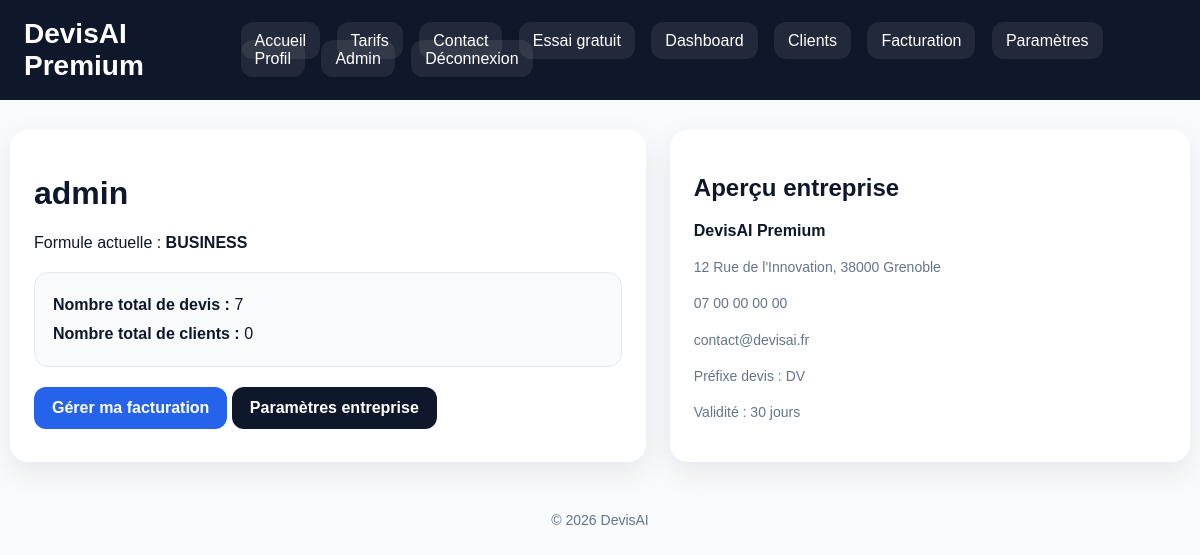
Screenshot of /profile (signed in) with the database file from the repository.
### tables this page shows
CREATE TABLE settings (
    id INTEGER PRIMARY KEY AUTOINCREMENT,
    username TEXT UNIQUE NOT NULL,
    company_name TEXT DEFAULT 'DevisAI Premium',
    company_address TEXT DEFAULT '12 Rue de l''Innovation, 38000 Grenoble',
    company_phone TEXT DEFAULT '07 00 00 00 00',
    company_email TEXT DEFAULT 'contact@devisai.fr',
    payment_terms TEXT DEFAULT 'Paiement à 30 jours. Acompte possible selon nature du chantier.',
    quote_prefix TEXT DEFAULT 'DV',
    validity_days INTEGER DEFAULT 30
, logo_path TEXT DEFAULT '');

CREATE TABLE users (
    id INTEGER PRIMARY KEY AUTOINCREMENT,
    username TEXT UNIQUE NOT NULL,
    password TEXT NOT NULL,
    plan TEXT DEFAULT 'starter',
    is_admin INTEGER DEFAULT 0
);

### main.py (the view)
@app.get("/profile")
def profile(request: Request):
    user = get_current_user(request)
    if not user:
        return RedirectResponse("/login", status_code=303)
    total_quotes = get_quotes_count(user)
    total_clients = cursor.execute(
        "SELECT COUNT(*) FROM clients WHERE username = ?",
        (user,)
    ).fetchone()[0]
    return render_template(request, "profile.html", {
        "total_quotes": total_quotes,
        "total_clients": total_clients
    })

### templates/profile.html (shortened to what this page needs)
{% extends "base.html" %}
{% block content %}
<div class="container page">
    <div class="grid-2">
        <div class="card">
            <h1>{{ user }}</h1>
            <p>Formule actuelle : <strong>{{ record[3]|upper }}</strong></p>
            <div class="summary">
                <strong>Nombre total de devis :</strong> {{ total_quotes }}<br>
                <strong>Nombre total de clients :</strong> {{ total_clients }}
            </div>
            <div style="margin-top:18px;">
                <a href="/billing" class="btn">Gérer ma facturation</a>
                <a href="/settings" class="btn btn-secondary">Paramètres entreprise</a>
            </div>
        </div>
        <div class="card">
            <h2>Aperçu entreprise</h2>
            {% if company_settings %}
                <p><strong>{{ company_settings[1] }}</strong></p>
                <p class="muted">{{ company_settings[2] }}</p>
                <p class="muted">{{ company_settings[3] }}</p>
                <p class="muted">{{ company_settings[4] }}</p>
                <p class="muted">Préfixe devis : {{ company_settings[6] }}</p>
                <p class="muted">Validité : {{ company_settings[7] }} jours</p>
            {% else %}
                <p class="muted">Aucun paramètre entreprise configuré.</p>
            {% endif %}
        </div>
    </div>
</div>
{% endblock %}

### templates/base.html (shortened to what this page needs)
<!DOCTYPE html>
<html lang="fr">
<head>
    <link rel="stylesheet" href="/static/styles.css">
</head>
<body>
    {% block navbar %}
    <div class="navbar">
        <div class="navbar-inner">
            <div class="brand">
                {% if company_settings and company_settings[8] %}
                    <img src="{{ company_settings[8] }}" alt="Logo" style="height:40px;vertical-align:middle;border-radius:8px;">
                {% else %}
                    {{ company_settings[1] if company_settings else "DevisAI" }}
                {% endif %}
            </div>
            <div class="nav-links">
                <a href="/">Accueil</a>
                <a href="/pricing">Tarifs</a>
                <a href="/contact">Contact</a>
                <a href="/free-trial">Essai gratuit</a>
                {% if user %}
                    <a href="/dashboard">Dashboard</a>
                    <a href="/clients">Clients</a>
                    <a href="/billing">Facturation</a>
                    <a href="/settings">Paramètres</a>
                    <a href="/profile">Profil</a>
                    {% if record and record[4] == 1 %}
                        <a href="/admin">Admin</a>
                    {% endif %}
                    <a href="/logout">Déconnexion</a>
                {% else %}
                    <a href="/login">Connexion</a>
                    <a href="/register">Créer un compte</a>
                {% endif %}
            </div>
        </div>
    </div>
    {% endblock %}
    {% block content %}{% endblock %}
    <div class="footer">
        © {{ current_year }} DevisAI
    </div>
</body>
</html>

### static/styles.css (style rules this page uses)
:root { --bg:#f8fafc; --panel:#ffffff; --text:#0f172a; --muted:#64748b; --border:#e2e8f0; --primary:#2563eb; --primary-dark:#1d4ed8; --danger:#dc2626; --success:#16a34a; --dark:#0f172a; --radius:18px; --shadow:0 10px 30px rgba(15,23,42,0.08); }
* { box-sizing:border-box }
body { margin:0; font-family:Arial,sans-serif; background:var(--bg); color:var(--text); }
a { text-decoration:none }
.container { max-width:1180px; margin:auto; padding:24px 20px; }
.topbar, .navbar { background:var(--dark); color:#fff; padding:18px 24px; }
.navbar-inner, .topbar-inner { max-width:1180px; margin:auto; display:flex; justify-content:space-between; align-items:center; gap:20px; }
.brand { font-size:28px; font-weight:800; color:#fff; }
.nav-links a { color:#fff; margin-left:12px; background:rgba(255,255,255,.08); padding:10px 14px; border-radius:12px; }
.page { padding:30px 0; }
.card { background:var(--panel); border-radius:var(--radius); padding:24px; box-shadow:var(--shadow); }
.grid-2 { display:grid; grid-template-columns:1.1fr .9fr; gap:24px; }
button, .btn { display:inline-block; border:none; background:var(--primary); color:#fff; padding:12px 18px; border-radius:12px; cursor:pointer; font-weight:700; }
.btn-secondary { background:var(--dark) }
.muted { color:var(--muted); font-size:14px; line-height:1.6; }
.summary { background:#f8fafc; border:1px solid var(--border); border-radius:14px; padding:18px; margin:20px 0; line-height:1.8; }
.footer { text-align:center; color:var(--muted); padding:20px; font-size:14px; }

### rows the page displays
settings: company_name "DevisAI Premium", company_address "12 Rue de l'Innovation, 38000 Grenoble", company_phone "07 00 00 00 00", company_email "contact@devisai.fr", quote_prefix "DV", validity_days "30"
users: plan "BUSINESS"

### other values shown
{{ user }} "admin"
{{ total_quotes }} "7"
{{ total_clients }} "0"
{{ current_year }} "2026"
